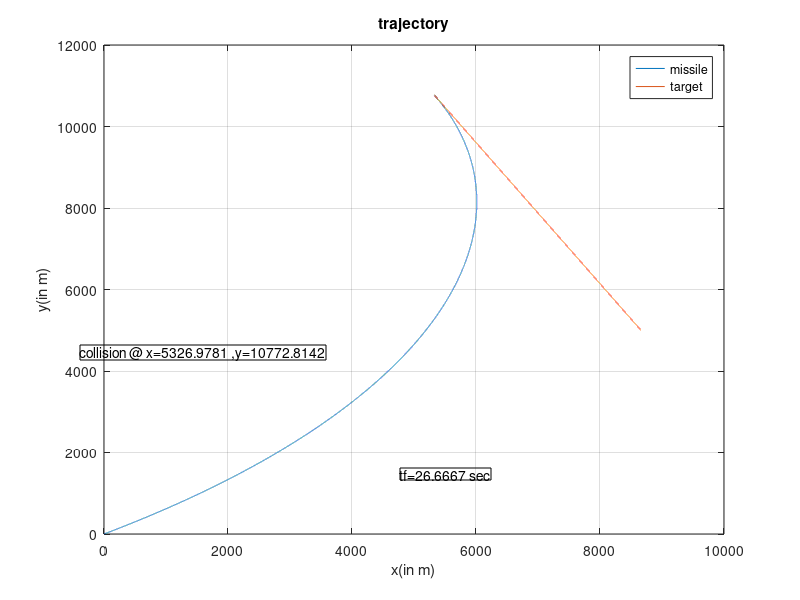
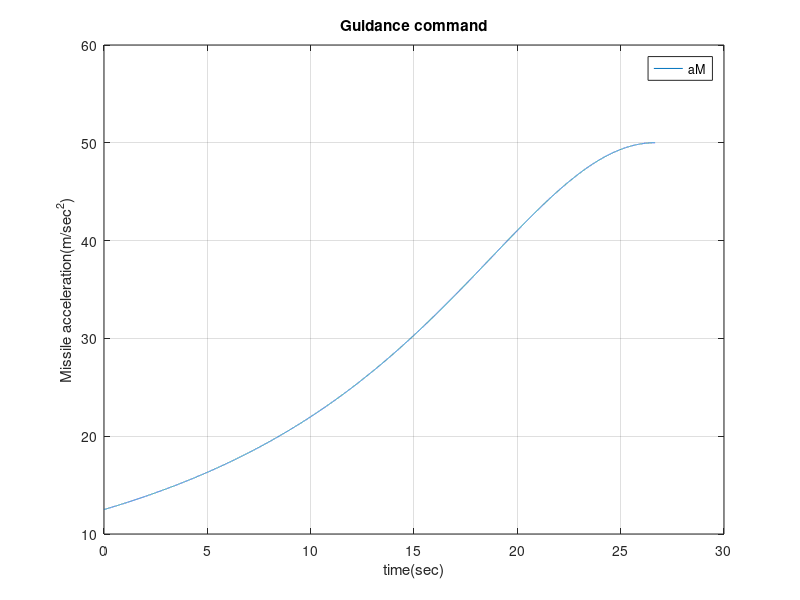

Source code (MATLAB) for these figures, in order:
%% AE 410 Assignment -2
% Submitted by : Ram Milan Verma; 150010037
%% Q.2(a) & (b) Pure Pursuit Guidance
%% Wrong way encountered
% tf=31.25; % time of collision
% Ns=100;  % Number of samples of time,t 
% t=linspace(0,tf,Ns);
% gamaT=120; VT=300; VM=500;
% K=10000;
% t=20; v=VM/VT;
% % theta=gamaT - acosd((tf-t)*(VM^2 - VT^2)/(r*VT)-v);
% %fun=@(r) K*((sind(gamaT-theta))^(v-1))/(1+cosd(gamaT-theta))^v - r;
% fun=@(r) K*((sind(gamaT-(gamaT - acosd((tf-t)*(VM^2 - VT^2)/(r*VT)-v))))^(v-1))/(1+cosd(gamaT-(gamaT - acosd((tf-t)*(VM^2 - VT^2)/(r*VT)-v))))^v - r;
% r=fsolve(fun,10000); % this is giving complex solution of r after some time;
% I tried to use another solvers like fzero,lsqnonlin with different
% initial conditions for search but that gives complex solution of r after
% sometime.  So, need to use other way
% and here it is 
%% Q2.(a) & (b) Pure Pursuit Guidance
clear; close all;
gamaT=120; VT=250; VM=500;
r(1)=10000;
theta(1)=30;
tf=r(1)*(VT*cosd(gamaT-theta(1))+VM)/(VM^2-VT^2); % time of collision
dt=1e-3;  % integration time step
Ns=floor(tf/dt); % number of samples
t=linspace(0,tf,Ns);
xM(1)=0; yM(1)=0; %missile's initial coordinate assumed to (0,0) WLOG
xT(1)=10000*cosd(30); yT(1)=10000*sind(30); % initial position of target w.r.t. missile
for i=1:Ns
    % rate calculatio step
    rdot= VT*cosd(gamaT-theta(i)) - VM;
    theta_dot=VT*sind(gamaT-theta(i))/r(i); %rad / sec
    aM(i)=VM*theta_dot;
    % update step
    r(i+1)=r(i) + rdot*dt;
    theta(i+1)=theta(i) + theta_dot*dt*180/pi;
    xM(i+1)=xM(i)+ VM*cosd(theta(i+1))*dt;
    yM(i+1)=yM(i)+ VM*sind(theta(i+1))*dt;
    xT(i+1)=xT(i)+ VT*cosd(gamaT)*dt;
    yT(i+1)= yT(i)+VT*sind(gamaT)*dt;
end
% plotting of trajectory and guidance command
figure
plot(xM,yM,xT,yT), xlabel('x(in m)'),ylabel('y(in m)'),legend('missile', 'target'), title('trajectory'), grid on
annotation('textbox', [0.5, 0.2, 0.1, 0.1], 'String',strcat('tf= ',num2str(tf), ' sec'));
dim = [.1 .4 .2 .2];
str = strcat('collision @ x= ',num2str(xM(i)),' ,y= ',num2str(yM(i)));
annotation('textbox',dim,'String',str,'FitBoxToText','on');
figure
plot(t,aM),xlabel('time(sec)'),ylabel('Missile acceleration(m/sec^2)'),legend('aM'), title('Guidance command'); grid on
%% Q2.(b)
% VT=250; run the code for Q2.(a) with just changing VT=250;